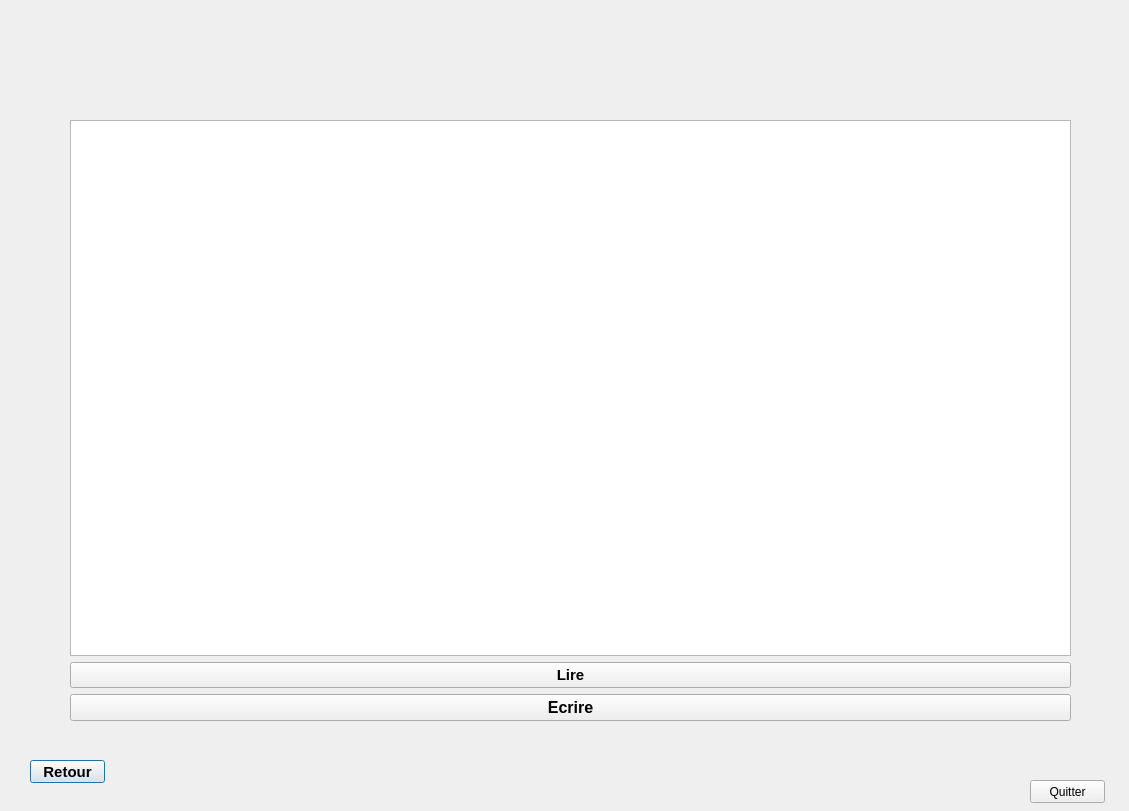
<?xml version="1.0" encoding="UTF-8"?>
<ui version="4.0">
 <class>Note</class>
 <widget class="QDialog" name="Note">
  <property name="geometry">
   <rect>
    <x>0</x>
    <y>0</y>
    <width>1129</width>
    <height>811</height>
   </rect>
  </property>
  <property name="windowTitle">
   <string>Dialog</string>
  </property>
  <widget class="QLabel" name="label_ph">
   <property name="geometry">
    <rect>
     <x>-50</x>
     <y>-90</y>
     <width>1341</width>
     <height>861</height>
    </rect>
   </property>
   <property name="text">
    <string/>
   </property>
  </widget>
  <widget class="QPushButton" name="pushButton">
   <property name="geometry">
    <rect>
     <x>30</x>
     <y>760</y>
     <width>75</width>
     <height>23</height>
    </rect>
   </property>
   <property name="font">
    <font>
     <pointsize>11</pointsize>
     <weight>75</weight>
     <bold>true</bold>
    </font>
   </property>
   <property name="styleSheet">
    <string notr="true">QPushButton::hover
{
	background-color: qlineargradient(spread:pad, x1:0, y1:0.511, x2:1, y2:0.511, stop:0 rgba(0, 207, 179, 255),stop:1 rgb(108, 135, 255));

}</string>
   </property>
   <property name="text">
    <string>Retour</string>
   </property>
  </widget>
  <widget class="QLabel" name="Digital_clock">
   <property name="geometry">
    <rect>
     <x>0</x>
     <y>-30</y>
     <width>261</width>
     <height>141</height>
    </rect>
   </property>
   <property name="font">
    <font>
     <family>Microsoft YaHei</family>
     <pointsize>28</pointsize>
     <weight>75</weight>
     <bold>true</bold>
    </font>
   </property>
   <property name="text">
    <string/>
   </property>
  </widget>
  <widget class="QWidget" name="layoutWidget">
   <property name="geometry">
    <rect>
     <x>70</x>
     <y>120</y>
     <width>1001</width>
     <height>601</height>
    </rect>
   </property>
   <layout class="QVBoxLayout" name="verticalLayout">
    <item>
     <widget class="QPlainTextEdit" name="plainTextEdit">
      <property name="styleSheet">
       <string notr="true">QLineEdit{
    background-color: white;
    box-shadow: 2px 0.5px 5px 1px inset black;
    border-radius: 5px;
    width: 70%;
    padding-right: 10px;
    padding-left: 10px;
    text-align: left;
    color: #000;
    font-size:inherit;
    font-family: Arial, Helvetica, sans-serif;  
    font-weight:normal;
    font-variant:normal;
}
QLineEdit::hover{  color: black ;
background-color:orange;}
QLineEdit::focus{  color: black ;
background-color:white;}</string>
      </property>
     </widget>
    </item>
    <item>
     <widget class="QPushButton" name="pushButton_lire">
      <property name="font">
       <font>
        <pointsize>11</pointsize>
        <weight>75</weight>
        <bold>true</bold>
       </font>
      </property>
      <property name="styleSheet">
       <string notr="true">QPushButton::hover
{
	background-color: qlineargradient(spread:pad, x1:0, y1:0.511, x2:1, y2:0.511, stop:0 rgba(0, 207, 179, 255),stop:1 rgb(108, 135, 255));

}</string>
      </property>
      <property name="text">
       <string>Lire</string>
      </property>
     </widget>
    </item>
    <item>
     <layout class="QHBoxLayout" name="horizontalLayout">
      <item>
       <widget class="QPushButton" name="pushButton_ecrire">
        <property name="font">
         <font>
          <pointsize>12</pointsize>
          <weight>75</weight>
          <bold>true</bold>
         </font>
        </property>
        <property name="styleSheet">
         <string notr="true">QPushButton::hover
{
	background-color: qlineargradient(spread:pad, x1:0, y1:0.511, x2:1, y2:0.511, stop:0 rgba(0, 207, 179, 255),stop:1 rgb(108, 135, 255));

}</string>
        </property>
        <property name="text">
         <string>Ecrire</string>
        </property>
       </widget>
      </item>
     </layout>
    </item>
   </layout>
  </widget>
  <widget class="QPushButton" name="pushButton_Q">
   <property name="geometry">
    <rect>
     <x>1030</x>
     <y>780</y>
     <width>75</width>
     <height>23</height>
    </rect>
   </property>
   <property name="styleSheet">
    <string notr="true">QPushButton::hover
{
	background-color: qlineargradient(spread:pad, x1:0, y1:0.511, x2:1, y2:0.511, stop:0 rgba(0, 207, 179, 255),stop:1 rgb(108, 135, 255));

}</string>
   </property>
   <property name="text">
    <string>Quitter</string>
   </property>
  </widget>
 </widget>
 <resources/>
 <connections/>
</ui>
